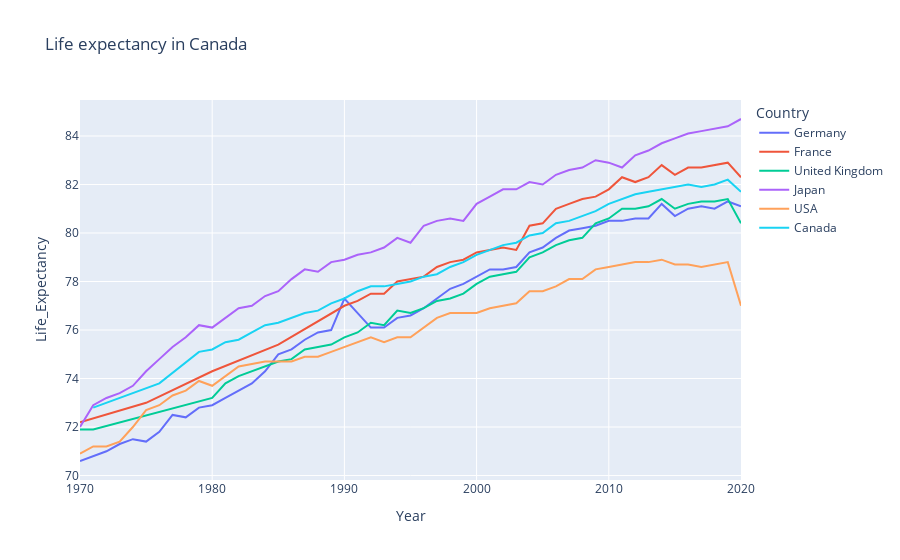

The cell this chart's notebook holds for it:
### Code cell
fig = px.line(
    df1, 
    x="Year", 
    y="Life_Expectancy", 
    title='Life expectancy in Canada', 
    color='Country',
    # hover_name = 'Country',
    hover_data = {'Country':False,
                  'Year':False}
)
# fig.update_traces(mode="markers+lines", hovertemplate=None)
# fig.update_layout(hovermode="x unified")
fig

### Figure 1 — Plotly figure (JSON) as saved in the notebook; plotly's stock layout.template omitted (floating-point values rounded to 4 significant figures)
{"data": [{"customdata": [["Germany"], ["Germany"], ["Germany"], ["Germany"], ["Germany"], ["Germany"], ["Germany"], ["Germany"], ["Germany"], ["Germany"], ["Germany"], ["Germany"], ["Germany"], ["Germany"], ["Germany"], ["Germany"], ["Germany"], ["Germany"], ["Germany"], ["Germany"], ["Germany"], ["Germany"], ["Germany"], ["Germany"], ["Germany"], ["Germany"], ["Germany"], ["Germany"], ["Germany"], ["Germany"], ["Germany"], ["Germany"], ["Germany"], ["Germany"], ["Germany"], ["Germany"], ["Germany"], ["Germany"], ["Germany"], ["Germany"], ["Germany"], ["Germany"], ["Germany"], ["Germany"], ["Germany"], ["Germany"], ["Germany"], ["Germany"], ["Germany"], ["Germany"]], "hovertemplate": "Life_Expectancy=%{y}<extra></extra>", "legendgroup": "Germany", "line": {"color": "#636efa", "dash": "solid"}, "marker": {"symbol": "circle"}, "mode": "lines", "name": "Germany", "orientation": "v", "showlegend": true, "type": "scatter", "x": [1970, 1971, 1972, 1973, 1974, 1975, 1976, 1977, 1978, 1979, 1980, 1981, 1982, 1983, 1984, 1985, 1986, 1987, 1988, 1989, 1990, 1992, 1993, 1994, 1995, 1996, 1997, 1998, 1999, 2000, 2001, 2002, 2003, 2004, 2005, 2006, 2007, 2008, 2009, 2010, 2011, 2012, 2013, 2014, 2015, 2016, 2017, 2018, 2019, 2020], "xaxis": "x", "y": [70.6, 70.8, 71, 71.3, 71.5, 71.4, 71.8, 72.5, 72.4, 72.8, 72.9, 73.2, 73.5, 73.8, 74.3, 75, 75.2, 75.6, 75.9, 76, 77.3, 76.1, 76.1, 76.5, 76.6, 76.9, 77.3, 77.7, 77.9, 78.2, 78.5, 78.5, 78.6, 79.2, 79.4, 79.8, 80.1, 80.2, 80.3, 80.5, 80.5, 80.6, 80.6, 81.2, 80.7, 81, 81.1, 81, 81.3, 81.1], "yaxis": "y"}, {"customdata": [["France"], ["France"], ["France"], ["France"], ["France"], ["France"], ["France"], ["France"], ["France"], ["France"], ["France"], ["France"], ["France"], ["France"], ["France"], ["France"], ["France"], ["France"], ["France"], ["France"], ["France"], ["France"], ["France"], ["France"], ["France"], ["France"], ["France"], ["France"], ["France"], ["France"], ["France"], ["France"], ["France"], ["France"], ["France"]], "hovertemplate": "Life_Expectancy=%{y}<extra></extra>", "legendgroup": "France", "line": {"color": "#EF553B", "dash": "solid"}, "marker": {"symbol": "circle"}, "mode": "lines", "name": "France", "orientation": "v", "showlegend": true, "type": "scatter", "x": [1970, 1975, 1980, 1985, 1990, 1991, 1992, 1993, 1994, 1995, 1996, 1997, 1998, 1999, 2000, 2001, 2002, 2003, 2004, 2005, 2006, 2007, 2008, 2009, 2010, 2011, 2012, 2013, 2014, 2015, 2016, 2017, 2018, 2019, 2020], "xaxis": "x", "y": [72.2, 73, 74.3, 75.4, 77, 77.2, 77.5, 77.5, 78, 78.1, 78.2, 78.6, 78.8, 78.9, 79.2, 79.3, 79.4, 79.3, 80.3, 80.4, 81, 81.2, 81.4, 81.5, 81.8, 82.3, 82.1, 82.3, 82.8, 82.4, 82.7, 82.7, 82.8, 82.9, 82.3], "yaxis": "y"}, {"customdata": [["United Kingdom"], ["United Kingdom"], ["United Kingdom"], ["United Kingdom"], ["United Kingdom"], ["United Kingdom"], ["United Kingdom"], ["United Kingdom"], ["United Kingdom"], ["United Kingdom"], ["United Kingdom"], ["United Kingdom"], ["United Kingdom"], ["United Kingdom"], ["United Kingdom"], ["United Kingdom"], ["United Kingdom"], ["United Kingdom"], ["United Kingdom"], ["United Kingdom"], ["United Kingdom"], ["United Kingdom"], ["United Kingdom"], ["United Kingdom"], ["United Kingdom"], ["United Kingdom"], ["United Kingdom"], ["United Kingdom"], ["United Kingdom"], ["United Kingdom"], ["United Kingdom"], ["United Kingdom"], ["United Kingdom"], ["United Kingdom"], ["United Kingdom"], ["United Kingdom"], ["United Kingdom"], ["United Kingdom"], ["United Kingdom"], ["United Kingdom"], ["United Kingdom"], ["United Kingdom"], ["United Kingdom"]], "hovertemplate": "Life_Expectancy=%{y}<extra></extra>", "legendgroup": "United Kingdom", "line": {"color": "#00cc96", "dash": "solid"}, "marker": {"symbol": "circle"}, "mode": "lines", "name": "United Kingdom", "orientation": "v", "showlegend": true, "type": "scatter", "x": [1970, 1971, 1980, 1981, 1982, 1983, 1984, 1985, 1986, 1987, 1988, 1989, 1990, 1991, 1992, 1993, 1994, 1995, 1996, 1997, 1998, 1999, 2000, 2001, 2002, 2003, 2004, 2005, 2006, 2007, 2008, 2009, 2010, 2011, 2012, 2013, 2014, 2015, 2016, 2017, 2018, 2019, 2020], "xaxis": "x", "y": [71.9, 71.9, 73.2, 73.8, 74.1, 74.3, 74.5, 74.7, 74.8, 75.2, 75.3, 75.4, 75.7, 75.9, 76.3, 76.2, 76.8, 76.7, 76.9, 77.2, 77.3, 77.5, 77.9, 78.2, 78.3, 78.4, 79, 79.2, 79.5, 79.7, 79.8, 80.4, 80.6, 81, 81, 81.1, 81.4, 81, 81.2, 81.3, 81.3, 81.4, 80.4], "yaxis": "y"}, {"customdata": [["Japan"], ["Japan"], ["Japan"], ["Japan"], ["Japan"], ["Japan"], ["Japan"], ["Japan"], ["Japan"], ["Japan"], ["Japan"], ["Japan"], ["Japan"], ["Japan"], ["Japan"], ["Japan"], ["Japan"], ["Japan"], ["Japan"], ["Japan"], ["Japan"], ["Japan"], ["Japan"], ["Japan"], ["Japan"], ["Japan"], ["Japan"], ["Japan"], ["Japan"], ["Japan"], ["Japan"], ["Japan"], ["Japan"], ["Japan"], ["Japan"], ["Japan"], ["Japan"], ["Japan"], ["Japan"], ["Japan"], ["Japan"], ["Japan"], ["Japan"], ["Japan"], ["Japan"], ["Japan"], ["Japan"], ["Japan"], ["Japan"], ["Japan"], ["Japan"]], "hovertemplate": "Life_Expectancy=%{y}<extra></extra>", "legendgroup": "Japan", "line": {"color": "#ab63fa", "dash": "solid"}, "marker": {"symbol": "circle"}, "mode": "lines", "name": "Japan", "orientation": "v", "showlegend": true, "type": "scatter", "x": [1970, 1971, 1972, 1973, 1974, 1975, 1976, 1977, 1978, 1979, 1980, 1981, 1982, 1983, 1984, 1985, 1986, 1987, 1988, 1989, 1990, 1991, 1992, 1993, 1994, 1995, 1996, 1997, 1998, 1999, 2000, 2001, 2002, 2003, 2004, 2005, 2006, 2007, 2008, 2009, 2010, 2011, 2012, 2013, 2014, 2015, 2016, 2017, 2018, 2019, 2020], "xaxis": "x", "y": [72, 72.9, 73.2, 73.4, 73.7, 74.3, 74.8, 75.3, 75.7, 76.2, 76.1, 76.5, 76.9, 77, 77.4, 77.6, 78.1, 78.5, 78.4, 78.8, 78.9, 79.1, 79.2, 79.4, 79.8, 79.6, 80.3, 80.5, 80.6, 80.5, 81.2, 81.5, 81.8, 81.8, 82.1, 82, 82.4, 82.6, 82.7, 83, 82.9, 82.7, 83.2, 83.4, 83.7, 83.9, 84.1, 84.2, 84.3, 84.4, 84.7], "yaxis": "y"}, {"customdata": [["USA"], ["USA"], ["USA"], ["USA"], ["USA"], ["USA"], ["USA"], ["USA"], ["USA"], ["USA"], ["USA"], ["USA"], ["USA"], ["USA"], ["USA"], ["USA"], ["USA"], ["USA"], ["USA"], ["USA"], ["USA"], ["USA"], ["USA"], ["USA"], ["USA"], ["USA"], ["USA"], ["USA"], ["USA"], ["USA"], ["USA"], ["USA"], ["USA"], ["USA"], ["USA"], ["USA"], ["USA"], ["USA"], ["USA"], ["USA"], ["USA"], ["USA"], ["USA"], ["USA"], ["USA"], ["USA"], ["USA"], ["USA"], ["USA"], ["USA"], ["USA"]], "hovertemplate": "Life_Expectancy=%{y}<extra></extra>", "legendgroup": "USA", "line": {"color": "#FFA15A", "dash": "solid"}, "marker": {"symbol": "circle"}, "mode": "lines", "name": "USA", "orientation": "v", "showlegend": true, "type": "scatter", "x": [1970, 1971, 1972, 1973, 1974, 1975, 1976, 1977, 1978, 1979, 1980, 1981, 1982, 1983, 1984, 1985, 1986, 1987, 1988, 1989, 1990, 1991, 1992, 1993, 1994, 1995, 1996, 1997, 1998, 1999, 2000, 2001, 2002, 2003, 2004, 2005, 2006, 2007, 2008, 2009, 2010, 2011, 2012, 2013, 2014, 2015, 2016, 2017, 2018, 2019, 2020], "xaxis": "x", "y": [70.9, 71.2, 71.2, 71.4, 72, 72.7, 72.9, 73.3, 73.5, 73.9, 73.7, 74.1, 74.5, 74.6, 74.7, 74.7, 74.7, 74.9, 74.9, 75.1, 75.3, 75.5, 75.7, 75.5, 75.7, 75.7, 76.1, 76.5, 76.7, 76.7, 76.7, 76.9, 77, 77.1, 77.6, 77.6, 77.8, 78.1, 78.1, 78.5, 78.6, 78.7, 78.8, 78.8, 78.9, 78.7, 78.7, 78.6, 78.7, 78.8, 77], "yaxis": "y"}, {"customdata": [["Canada"], ["Canada"], ["Canada"], ["Canada"], ["Canada"], ["Canada"], ["Canada"], ["Canada"], ["Canada"], ["Canada"], ["Canada"], ["Canada"], ["Canada"], ["Canada"], ["Canada"], ["Canada"], ["Canada"], ["Canada"], ["Canada"], ["Canada"], ["Canada"], ["Canada"], ["Canada"], ["Canada"], ["Canada"], ["Canada"], ["Canada"], ["Canada"], ["Canada"], ["Canada"], ["Canada"], ["Canada"], ["Canada"], ["Canada"], ["Canada"], ["Canada"], ["Canada"], ["Canada"], ["Canada"], ["Canada"], ["Canada"], ["Canada"], ["Canada"], ["Canada"]], "hovertemplate": "Life_Expectancy=%{y}<extra></extra>", "legendgroup": "Canada", "line": {"color": "#19d3f3", "dash": "solid"}, "marker": {"symbol": "circle"}, "mode": "lines", "name": "Canada", "orientation": "v", "showlegend": true, "type": "scatter", "x": [1971, 1976, 1979, 1980, 1981, 1982, 1983, 1984, 1985, 1986, 1987, 1988, 1989, 1990, 1991, 1992, 1993, 1994, 1995, 1996, 1997, 1998, 1999, 2000, 2001, 2002, 2003, 2004, 2005, 2006, 2007, 2008, 2009, 2010, 2011, 2012, 2013, 2014, 2015, 2016, 2017, 2018, 2019, 2020], "xaxis": "x", "y": [72.8, 73.8, 75.1, 75.2, 75.5, 75.6, 75.9, 76.2, 76.3, 76.5, 76.7, 76.8, 77.1, 77.3, 77.6, 77.8, 77.8, 77.9, 78, 78.2, 78.3, 78.6, 78.8, 79.1, 79.3, 79.5, 79.6, 79.9, 80, 80.4, 80.5, 80.7, 80.9, 81.2, 81.4, 81.6, 81.7, 81.8, 81.9, 82, 81.9, 82, 82.2, 81.7], "yaxis": "y"}], "layout": {"legend": {"title": {"text": "Country"}, "tracegroupgap": 0}, "title": {"text": "Life expectancy in Canada"}, "xaxis": {"anchor": "y", "domain": [0, 1], "title": {"text": "Year"}}, "yaxis": {"anchor": "x", "domain": [0, 1], "title": {"text": "Life_Expectancy"}}}}
